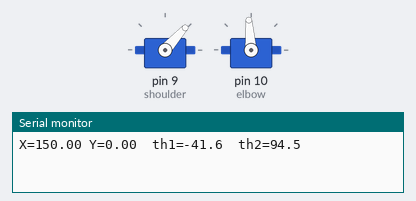
Bench run of a sketch on a simulated Arduino Uno, built with avr-gcc and run on an emulated ATmega328P. Parts: 2 × servo, the last lines printed to the serial monitor.

Above: at 0.05 s.
At 2.0 s:
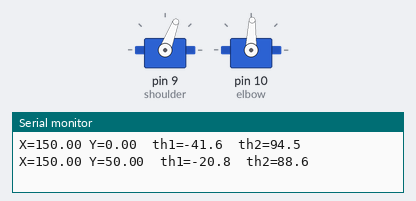
At 3.0 s:
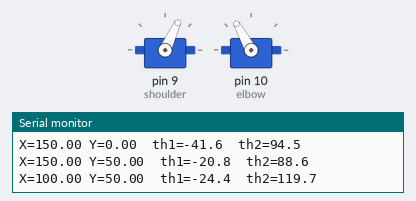
At 4.0 s:
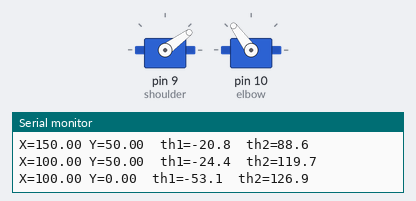
Timing chart, 0 to 5.2 s (numbered marks = the images above):
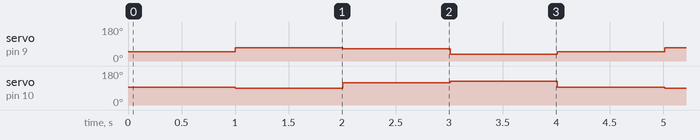

Measured:
- by itself, servo on pin 9 (shoulder): repeats every 4.0 s: 65° 1.0 s, 36° 1.0 s, 48° 1.0 s, 69° 1.0 s
- by itself, servo on pin 10 (elbow): repeats every 4.0 s: 119° 1.0 s, 126° 1.0 s, 94° 1.0 s, 88° 1.0 s

The sketch:

ik_2dof_planar.ino
```cpp
// snippet: ik_2dof_planar
// tags: kinematics, ik, inverse-kinematics, 2dof, planar, arm, servo, robot, elbow
// boards: avr, megaavr, nano33iot, rp2040
// not-tags: romi32u4
// library: Servo
// description: 2-DOF planar arm inverse kinematics — computes shoulder/elbow angles for XY target
// prompts: 2DOF planar arm IK, robot arm inverse kinematics, elbow shoulder angles, two-link arm IK servo, planar 2 DOF
// Set L1 and L2 to your actual link lengths in mm.
// exact-include: Servo.h, math.h

#include <Servo.h>
#include <math.h>

// ---- CONFIGURE: replace with your actual link lengths ----
const float L1 = 120.0f;  // upper arm length (mm)
const float L2 = 100.0f;  // forearm length (mm)
// ----------------------------------------------------------

Servo shoulder;
Servo elbow;

// Returns true if target is reachable; writes joint angles in degrees to th1, th2
bool ik2dof(float x, float y, float& th1, float& th2) {
  float r2 = x * x + y * y;
  float cosT2 = (r2 - L1 * L1 - L2 * L2) / (2.0f * L1 * L2);
  if (cosT2 < -1.0f || cosT2 > 1.0f) return false;  // out of reach

  float t2 = acos(cosT2);                              // elbow-up solution
  float t1 = atan2(y, x) - atan2(L2 * sin(t2), L1 + L2 * cos(t2));

  th1 = t1 * 180.0f / PI;
  th2 = t2 * 180.0f / PI;
  return true;
}

void setup() {
  Serial.begin(9600);
  shoulder.attach(9);
  elbow.attach(10);
}

void loop() {
  // trace a small square in XY space
  float targets[][2] = {{150, 0}, {150, 50}, {100, 50}, {100, 0}};

  for (auto& pt : targets) {
    float th1, th2;
    if (ik2dof(pt[0], pt[1], th1, th2)) {
      shoulder.write(constrain((int)(th1 + 90), 0, 180));
      elbow.write(constrain((int)th2, 0, 180));
      Serial.print("X="); Serial.print(pt[0]);
      Serial.print(" Y="); Serial.print(pt[1]);
      Serial.print("  th1="); Serial.print(th1, 1);
      Serial.print("  th2="); Serial.println(th2, 1);
    } else {
      Serial.println("Target out of reach");
    }
    delay(1000);
  }
}
```
